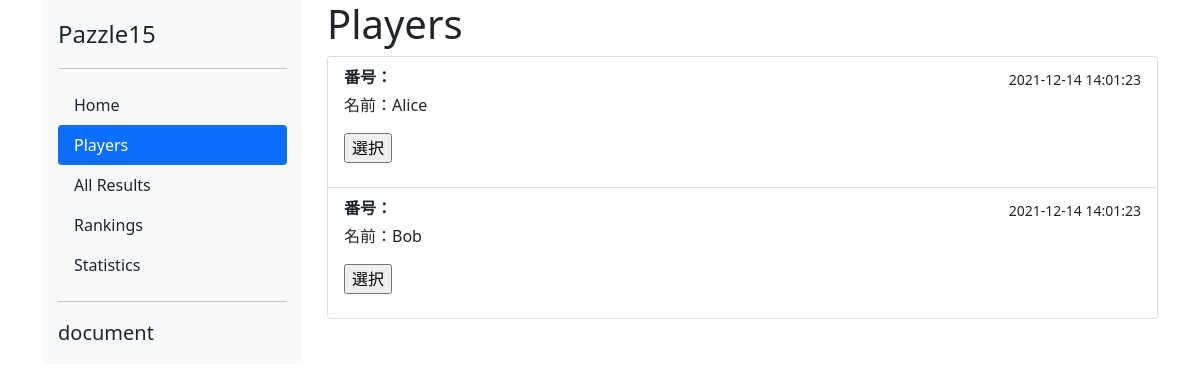
Before: /players with the older database file.
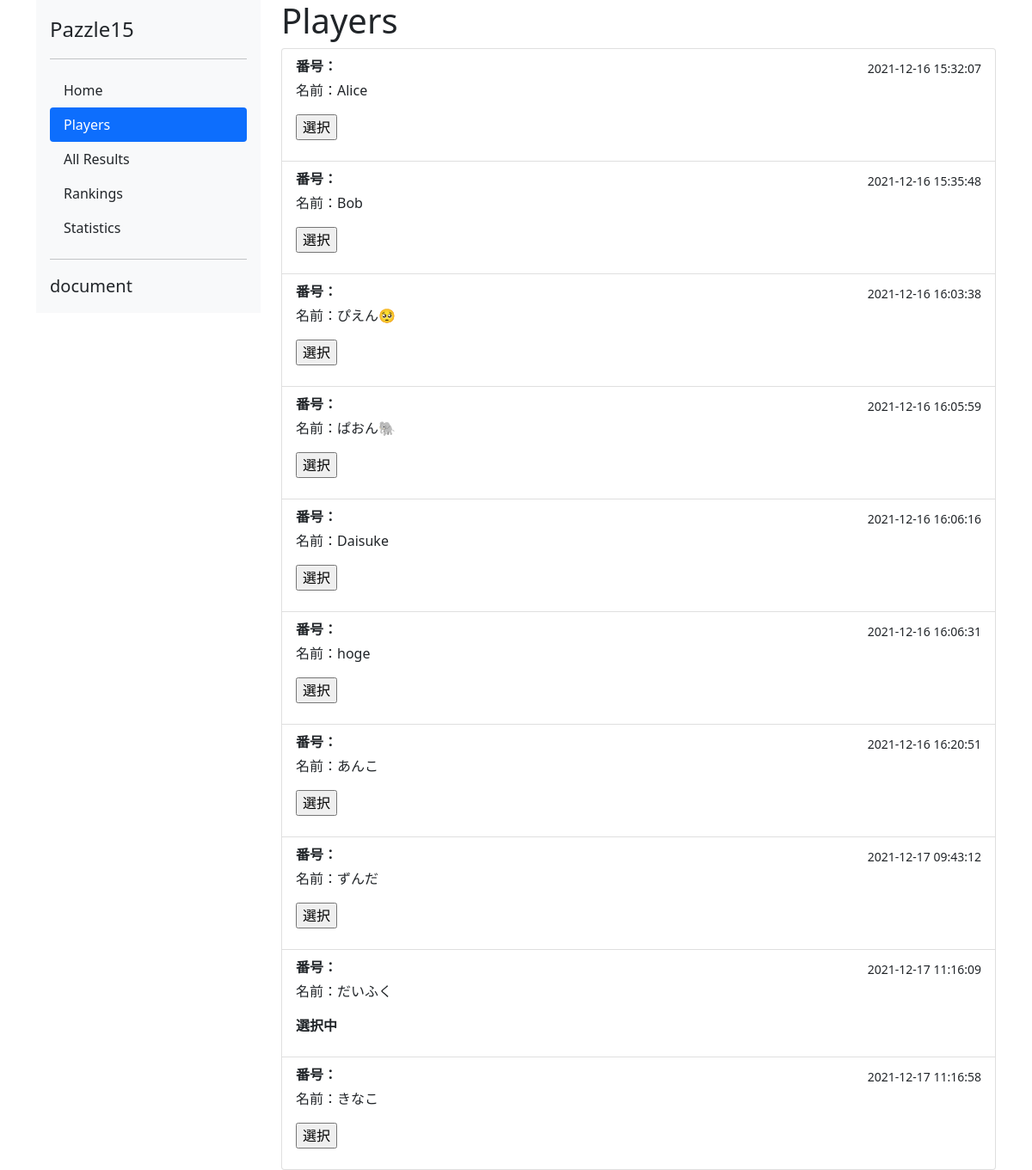
After: the same page with the newer database file.
### pazzle15/models.py (models this page shows, shortened)
class Player(db.Model):
    __tablename__ = "player"
    player_id = db.Column(db.Integer, primary_key=True, autoincrement=True)
    name = db.Column(db.String, nullable=False)
    created_dt = db.Column(db.DateTime(timezone=True), default=db.func.now())
    current = db.Column(db.Integer, server_default="0")
    def get_created_dt_jst(self):
        datetime_utc = datetime.datetime.strptime(str(self.created_dt) + "+0000", "%Y-%m-%d %H:%M:%S%z")
        datetime_jst = datetime_utc.astimezone(datetime.timezone(datetime.timedelta(hours=+9)))
        timestamp_jst = datetime.datetime.strftime(datetime_jst, '%Y-%m-%d %H:%M:%S')
        return timestamp_jst
    def is_current(self):
        return self.current==1

### pazzle15/views.py (the view)
@app.route('/players',)
def players():
    players = Player.query.all()
    return render_template('players.html', players=players)

### pazzle15/templates/players.html (shortened to what this page needs)
<!doctype html>
<html lang="ja">
  <head>
    <link href="https://cdn.jsdelivr.net/npm/bootstrap@5.0.2/dist/css/bootstrap.min.css" rel="stylesheet">
    <link rel=stylesheet type=text/css href="{{ url_for('static', filename='style_result.css') }}">
  </head>
  <body>
<div class="container">
<div class="row">
  <div class="col-3">
  <div class="" style="position: sticky; top: 0px;">
  <div class="d-flex flex-column flex-shrink-0 p-3 bg-light">
    <a href="/" class="d-flex align-items-center mb-3 mb-md-0 me-md-auto link-dark text-decoration-none">
      <span class="fs-4">Pazzle15</span>
    </a>
    <hr>
    <ul class="nav nav-pills flex-column mb-auto">
      <li class="nav-item">
        <a href="#" class="nav-link link-dark">
          Home
        </a>
      </li>
      <li class="nav-item">
        <a href="#" class="nav-link active">
          Players
        </a>
      </li>
      <li>
        <a href="results2" class="nav-link link-dark">
          All Results
        </a>
      </li>
      <li>
        <a href="#" class="nav-link link-dark">
          Rankings
        </a>
      </li>
      <li>
        <a href="#" class="nav-link link-dark">
          Statistics
        </a>
      </li>
     </ul>
    <hr>
    <span class="fs-5">document</span>
  </div>
  </div>
  </div>
  <div class="col">
    <h1>Players</h1>
    <div class="list-group">
      {% for p in players %}
      <div class="list-group-item">
        <div class="d-flex align-items-center justify-content-between">
        <strong class="mb-1">
            番号：{{p.id}}
        </strong>
        <small>{{ p.get_created_dt_jst() }}</small>
        </div>
        <p>名前：{{p.name}}</p>
        <p>
        {% if p.is_current() %}
        <strong>選択中</strong>
        {% else %}
        <form method="POST">
            <input type="submit" name="send" value="選択">
        </form>
        {% endif %}
        </p>
      </div>
      {% endfor %}
    </div>
  </div>
</div>
</div>
  </body>
</html>

Changed rows visible on the page:
changed Player "Alice": get_created_dt_jst "2021-12-14 14:01:23" → "2021-12-16 15:32:07"
changed Player "Bob": get_created_dt_jst "2021-12-14 14:01:23" → "2021-12-16 15:35:48"
added Player: get_created_dt_jst "2021-12-16 16:03:38", name "ぴえん🥺"
added Player: get_created_dt_jst "2021-12-16 16:05:59", name "ぱおん🐘"
added Player: get_created_dt_jst "2021-12-16 16:06:16", name "Daisuke"
added Player: get_created_dt_jst "2021-12-16 16:06:31", name "hoge"
added Player: get_created_dt_jst "2021-12-16 16:20:51", name "あんこ"
added Player: get_created_dt_jst "2021-12-17 09:43:12", name "ずんだ"
added Player: get_created_dt_jst "2021-12-17 11:16:09", name "だいふく", current "選択中"
added Player: get_created_dt_jst "2021-12-17 11:16:58", name "きなこ"
